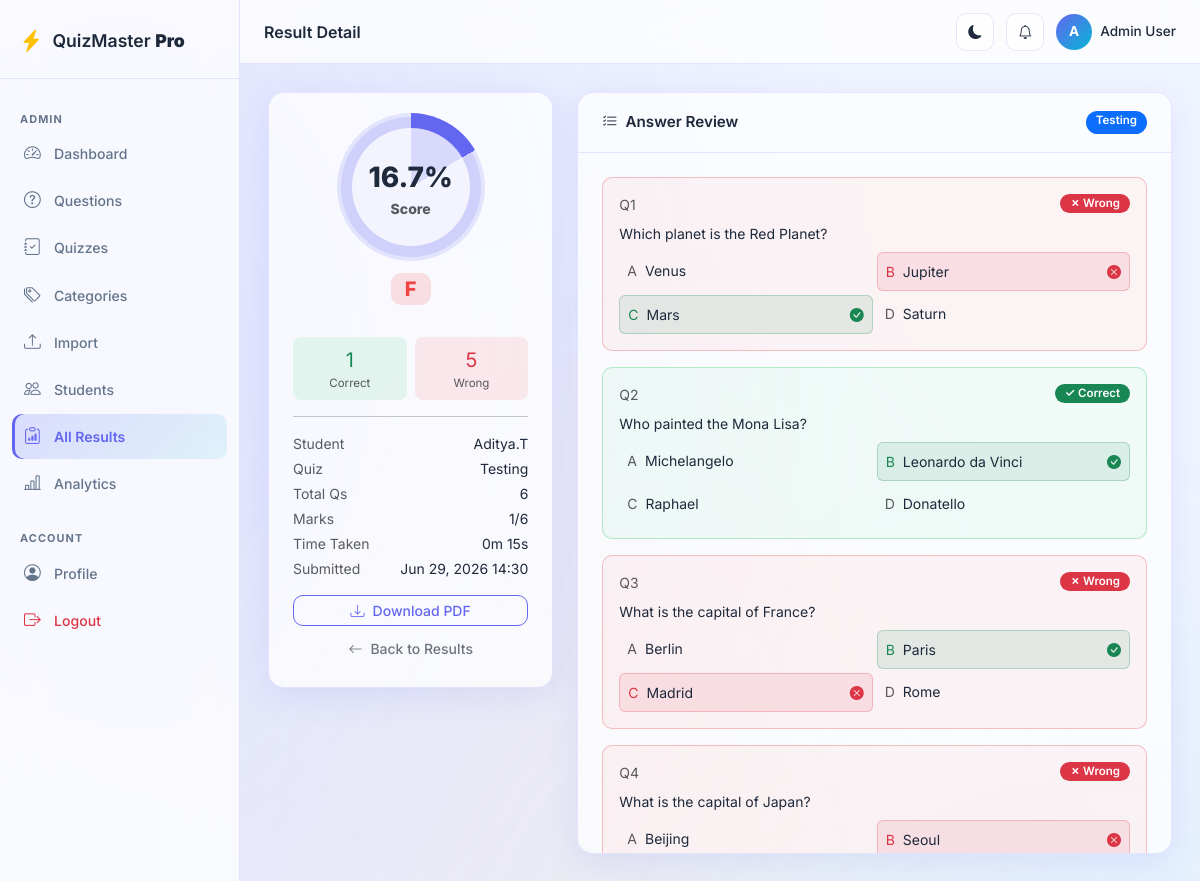
The app's page /admin/results/2 (signed in) with its own data.
### app/models/user.py (models this page shows, shortened)
class User(UserMixin, db.Model):
    __tablename__ = 'users'
    id = db.Column(db.Integer, primary_key=True)
    username = db.Column(db.String(80), unique=True, nullable=False, index=True)
    email = db.Column(db.String(120), unique=True, nullable=False, index=True)
    password_hash = db.Column(db.String(255), nullable=False)
    role = db.Column(db.String(20), nullable=False, default='student')  # 'admin' or 'student'
    full_name = db.Column(db.String(150), nullable=True)
    avatar = db.Column(db.String(255), nullable=True)
    is_active = db.Column(db.Boolean, default=True)
    created_at = db.Column(db.DateTime, default=datetime.utcnow)
    last_login = db.Column(db.DateTime, nullable=True)
    results = db.relationship('Result', backref='student', lazy='dynamic', cascade='all, delete-orphan')
    student_answers = db.relationship('StudentAnswer', backref='student', lazy='dynamic', cascade='all, delete-orphan')
    @property
    def is_admin(self):
        return self.role == 'admin'

### app/models/quiz.py (models this page shows, shortened)
class Result(db.Model):
    __tablename__ = 'results'
    id = db.Column(db.Integer, primary_key=True)
    student_id = db.Column(db.Integer, db.ForeignKey('users.id'), nullable=False)
    quiz_id = db.Column(db.Integer, db.ForeignKey('quizzes.id'), nullable=False)
    total_questions = db.Column(db.Integer, nullable=False)
    correct_answers = db.Column(db.Integer, nullable=False, default=0)
    wrong_answers = db.Column(db.Integer, nullable=False, default=0)
    marks_obtained = db.Column(db.Float, nullable=False, default=0)
    percentage = db.Column(db.Float, nullable=False, default=0)
    grade = db.Column(db.String(5), nullable=False, default='F')
    time_taken = db.Column(db.Integer, nullable=True)  # seconds
    submitted_at = db.Column(db.DateTime, default=datetime.utcnow)
    answers = db.relationship('StudentAnswer', backref='result', lazy='dynamic', cascade='all, delete-orphan')

class Quiz(db.Model):
    __tablename__ = 'quizzes'
    id = db.Column(db.Integer, primary_key=True)
    title = db.Column(db.String(200), nullable=False)
    description = db.Column(db.Text, nullable=True)
    category_id = db.Column(db.Integer, db.ForeignKey('categories.id'), nullable=False)
    num_questions = db.Column(db.Integer, nullable=False, default=10)
    time_limit = db.Column(db.Integer, nullable=False, default=30)  # minutes
    is_published = db.Column(db.Boolean, default=False)
    pass_percentage = db.Column(db.Float, default=50.0)
    created_by = db.Column(db.Integer, db.ForeignKey('users.id'), nullable=False)
    created_at = db.Column(db.DateTime, default=datetime.utcnow)
    updated_at = db.Column(db.DateTime, default=datetime.utcnow, onupdate=datetime.utcnow)
    quiz_questions = db.relationship('QuizQuestion', backref='quiz', lazy='dynamic', cascade='all, delete-orphan')
    results = db.relationship('Result', backref='quiz', lazy='dynamic', cascade='all, delete-orphan')
    creator = db.relationship('User', foreign_keys=[created_by])

class StudentAnswer(db.Model):
    __tablename__ = 'student_answers'
    id = db.Column(db.Integer, primary_key=True)
    student_id = db.Column(db.Integer, db.ForeignKey('users.id'), nullable=False)
    result_id = db.Column(db.Integer, db.ForeignKey('results.id'), nullable=False)
    question_id = db.Column(db.Integer, db.ForeignKey('questions.id'), nullable=False)
    selected_answer = db.Column(db.String(1), nullable=True)  # null = skipped
    is_correct = db.Column(db.Boolean, nullable=False, default=False)
    answered_at = db.Column(db.DateTime, default=datetime.utcnow)

### app/models/question.py (models this page shows, shortened)
class Question(db.Model):
    __tablename__ = 'questions'
    id = db.Column(db.Integer, primary_key=True)
    question_text = db.Column(db.Text, nullable=False)
    option_a = db.Column(db.String(500), nullable=False)
    option_b = db.Column(db.String(500), nullable=False)
    option_c = db.Column(db.String(500), nullable=False)
    option_d = db.Column(db.String(500), nullable=False)
    correct_answer = db.Column(db.String(1), nullable=False)  # 'A', 'B', 'C', or 'D'
    explanation = db.Column(db.Text, nullable=True)
    difficulty = db.Column(db.String(20), default='medium')  # easy, medium, hard
    category_id = db.Column(db.Integer, db.ForeignKey('categories.id'), nullable=False)
    created_at = db.Column(db.DateTime, default=datetime.utcnow)
    updated_at = db.Column(db.DateTime, default=datetime.utcnow, onupdate=datetime.utcnow)
    quiz_questions = db.relationship('QuizQuestion', backref='question', lazy='dynamic', cascade='all, delete-orphan')
    student_answers = db.relationship('StudentAnswer', backref='question', lazy='dynamic', cascade='all, delete-orphan')

### app/routes/admin.py (the view)
@admin_bp.route('/results/<int:result_id>')
@admin_required
def view_result(result_id):
    from app.models.quiz import Result
    result  = Result.query.get_or_404(result_id)
    answers = result.answers.all()
    return render_template('admin/result_detail.html', result=result, answers=answers)

### app/context_processors.py (called while the page is built)
def inject_notifications():
    if current_user.is_authenticated:
        try:
            from app.services.notification_service import NotificationService
            count = NotificationService.unread_count(current_user.id)
            recent = NotificationService.get_unread(current_user.id, limit=5)
            return {
                'notif_count': count,
                'recent_notifs': recent,
            }
        except Exception:
            pass
    return {'notif_count': 0, 'recent_notifs': []}

def inject_globals():
    from datetime import datetime
    return {
        'app_name': 'QuizMaster Pro',
        'app_version': '1.0',
        'current_year': datetime.utcnow().year,
    }

### app/models/user.py (called while the page is built)
@login_manager.user_loader
def load_user(user_id):
    return User.query.get(int(user_id))

### app/routes/admin.py (called while the page is built)
def admin_required(f):
    @wraps(f)
    def decorated(*args, **kwargs):
        if not current_user.is_authenticated or not current_user.is_admin:
            flash('Admin access required.', 'danger')
            return redirect(url_for('auth.login'))
        return f(*args, **kwargs)
    return login_required(decorated)

### app/services/notification_service.py (called while the page is built)
    @staticmethod
    def get_unread(user_id: int, limit: int = 10):
        return (Notification.query
                .filter_by(user_id=user_id, is_read=False)
                .order_by(Notification.created_at.desc())
                .limit(limit).all())

    @staticmethod
    def unread_count(user_id: int) -> int:
        return Notification.query.filter_by(user_id=user_id, is_read=False).count()

### app/utils/helpers.py (called while the page is built)
def format_duration(seconds: int) -> str:
    if not seconds:
        return '—'
    seconds = int(seconds)
    if seconds < 3600:
        m, s = divmod(seconds, 60)
        return f'{m}m {s}s'
    h, remainder = divmod(seconds, 3600)
    m, s = divmod(remainder, 60)
    return f'{h}h {m}m {s}s'

### app/templates/admin/result_detail.html (shortened to what this page needs)
{% extends "base.html" %}
{% block page_title %}Result Detail{% endblock %}
{% block content %}
<div class="row g-4">
  <div class="col-lg-4 animate-in">
    <div class="glass-card">
      <div class="card-body text-center py-4">
        <div class="score-circle mx-auto mb-3"
             style="--pct:{{ result.percentage }}%;width:140px;height:140px;
                    border-radius:50%;display:flex;flex-direction:column;
                    align-items:center;justify-content:center;
                    background:conic-gradient(var(--primary) {{ result.percentage }}%, var(--border) 0)">
          <div style="background:var(--surface);width:118px;height:118px;border-radius:50%;
                      display:flex;flex-direction:column;align-items:center;justify-content:center">
            <div class="fw-800 fs-3">{{ result.percentage|round(1) }}%</div>
            <div class="text-muted small">Score</div>
          </div>
        </div>
        <span class="badge badge-grade grade-{{ result.grade }} fs-5 mb-3">{{ result.grade }}</span>
        <div class="row g-2 text-start mt-2">
          <div class="col-6">
            <div class="p-2 rounded-3 text-center" style="background:rgba(34,197,94,0.1)">
              <div class="fw-800 text-success fs-5">{{ result.correct_answers }}</div>
              <div class="text-muted" style="font-size:0.72rem">Correct</div>
            </div>
          </div>
          <div class="col-6">
            <div class="p-2 rounded-3 text-center" style="background:rgba(239,68,68,0.1)">
              <div class="fw-800 text-danger fs-5">{{ result.wrong_answers }}</div>
              <div class="text-muted" style="font-size:0.72rem">Wrong</div>
            </div>
          </div>
        </div>
        <hr>
        <div class="text-start small">
          <div class="d-flex justify-content-between mb-1">
            <span class="text-muted">Student</span>
            <span class="fw-600">{{ result.student.full_name or result.student.username }}</span>
          </div>
          <div class="d-flex justify-content-between mb-1">
            <span class="text-muted">Quiz</span>
            <span class="fw-600">{{ result.quiz.title|truncate(20) }}</span>
          </div>
          <div class="d-flex justify-content-between mb-1">
            <span class="text-muted">Total Qs</span>
            <span>{{ result.total_questions }}</span>
          </div>
          <div class="d-flex justify-content-between mb-1">
            <span class="text-muted">Marks</span>
            <span>{{ result.marks_obtained|int }}/{{ result.total_questions }}</span>
          </div>
          {% if result.time_taken %}
          <div class="d-flex justify-content-between mb-1">
            <span class="text-muted">Time Taken</span>
            <span>{{ result.time_taken | duration }}</span>
          </div>
          {% endif %}
          <div class="d-flex justify-content-between">
            <span class="text-muted">Submitted</span>
            <span>{{ result.submitted_at.strftime('%b %d, %Y %H:%M') }}</span>
          </div>
        </div>
        <div class="mt-3">
          <a href="{{ url_for('student.download_result_pdf', result_id=result.id) }}"
             class="btn btn-outline-primary btn-sm w-100">
            <i class="bi bi-download me-2"></i>Download PDF
          </a>
          <a href="{{ url_for('admin.all_results') }}"
             class="btn btn-outline-secondary btn-sm w-100 mt-2">
            <i class="bi bi-arrow-left me-2"></i>Back to Results
          </a>
        </div>
      </div>
    </div>
  </div>
  <div class="col-lg-8 animate-in">
    <div class="glass-card h-100">
      <div class="card-header d-flex justify-content-between">
        <span><i class="bi bi-list-check me-2"></i>Answer Review</span>
        <span class="badge bg-primary">{{ result.quiz.title|truncate(25) }}</span>
      </div>
      <div class="card-body" style="max-height:700px;overflow-y:auto">
        {% for sa in answers %}
        {% set q = sa.question %}
        <div class="answer-item {{ 'correct' if sa.is_correct else 'wrong' }} mb-3">
          <div class="d-flex justify-content-between align-items-start mb-2">
            <span class="fw-700 small text-muted">Q{{ loop.index }}</span>
            <span class="badge {{ 'bg-success' if sa.is_correct else 'bg-danger' }}">
              {{ '✓ Correct' if sa.is_correct else '✗ Wrong' }}
            </span>
          </div>
          <p class="fw-600 small mb-2">{{ q.question_text }}</p>
          <div class="row g-1 small">
            {% for letter, text in [('A',q.option_a),('B',q.option_b),('C',q.option_c),('D',q.option_d)] %}
            <div class="col-md-6">
              <div class="d-flex align-items-center gap-2 p-2 rounded-2
                {% if letter == q.correct_answer %}bg-success bg-opacity-10 border border-success border-opacity-25
                {% elif sa.selected_answer == letter and not sa.is_correct %}bg-danger bg-opacity-10 border border-danger border-opacity-25
                {% endif %}">
                <span class="fw-700 {% if letter==q.correct_answer %}text-success{% elif sa.selected_answer==letter and not sa.is_correct %}text-danger{% else %}text-muted{% endif %}">{{ letter }}</span>
                <span>{{ text }}</span>
                {% if letter == q.correct_answer %}<i class="bi bi-check-circle-fill text-success ms-auto"></i>
                {% elif sa.selected_answer == letter and not sa.is_correct %}<i class="bi bi-x-circle-fill text-danger ms-auto"></i>{% endif %}
              </div>
            </div>
            {% endfor %}
          </div>
        </div>
        {% endfor %}
      </div>
    </div>
  </div>
</div>
{% endblock %}

### app/templates/base.html (shortened to what this page needs)
<!DOCTYPE html>
<html lang="en" data-theme="light">
<head>
  <link rel="stylesheet" href="https://cdnjs.cloudflare.com/ajax/libs/bootstrap/5.3.3/css/bootstrap.min.css"/>
  <link rel="stylesheet" href="https://cdnjs.cloudflare.com/ajax/libs/bootstrap-icons/1.11.3/font/bootstrap-icons.min.css"/>
  <link rel="stylesheet" href="{{ url_for('static', filename='css/main.css') }}"/>
  <link rel="stylesheet" href="{{ url_for('static', filename='css/password_strength.css') }}"/>
</head>
<body>
{% if current_user.is_authenticated %}
<div class="sidebar" id="sidebar">
  <div class="sidebar-brand">
    <i class="bi bi-lightning-charge-fill text-warning"></i>
    <span>QuizMaster <strong>Pro</strong></span>
  </div>
  <nav class="sidebar-nav">
    {% if current_user.is_admin %}
    <div class="nav-section-label">Admin</div>
    <a href="{{ url_for('admin.dashboard') }}" class="nav-link {% if request.endpoint == 'admin.dashboard' %}active{% endif %}"><i class="bi bi-speedometer2"></i><span>Dashboard</span></a>
    <a href="{{ url_for('admin.questions') }}" class="nav-link {% if 'question' in (request.endpoint or '') %}active{% endif %}"><i class="bi bi-question-circle"></i><span>Questions</span></a>
    <a href="{{ url_for('admin.quizzes') }}" class="nav-link {% if request.endpoint in ['admin.quizzes','admin.create_quiz'] %}active{% endif %}"><i class="bi bi-journal-check"></i><span>Quizzes</span></a>
    <a href="{{ url_for('admin.categories') }}" class="nav-link {% if 'categor' in (request.endpoint or '') %}active{% endif %}"><i class="bi bi-tags"></i><span>Categories</span></a>
    <a href="{{ url_for('admin.import_questions') }}" class="nav-link {% if 'import' in (request.endpoint or '') %}active{% endif %}"><i class="bi bi-upload"></i><span>Import</span></a>
    <a href="{{ url_for('admin.students') }}" class="nav-link {% if request.endpoint == 'admin.students' %}active{% endif %}"><i class="bi bi-people"></i><span>Students</span></a>
    <a href="{{ url_for('admin.all_results') }}" class="nav-link {% if request.endpoint in ['admin.all_results','admin.view_result'] %}active{% endif %}"><i class="bi bi-clipboard-data"></i><span>All Results</span></a>
    <a href="{{ url_for('admin.analytics') }}" class="nav-link {% if request.endpoint == 'admin.analytics' %}active{% endif %}"><i class="bi bi-bar-chart-line"></i><span>Analytics</span></a>
    {% endif %}
    <div class="nav-section-label mt-3">Account</div>
    <a href="{{ url_for('auth.profile') }}" class="nav-link {% if request.endpoint == 'auth.profile' %}active{% endif %}"><i class="bi bi-person-circle"></i><span>Profile</span></a>
    <a href="{{ url_for('auth.logout') }}" class="nav-link text-danger"><i class="bi bi-box-arrow-right"></i><span>Logout</span></a>
  </nav>
</div>
<div class="main-content" id="mainContent">
  <div class="topbar">
    <div class="topbar-title">{% block page_title %}{% endblock %}</div>
    <div class="topbar-right">
      <button class="btn btn-icon" id="darkModeToggle"><i class="bi bi-moon-fill" id="darkModeIcon"></i></button>
      <div class="position-relative" id="notifBellWrap">
        <button class="btn btn-icon" id="notifBell" title="Notifications">
          <i class="bi bi-bell"></i>
        </button>
      </div>
      <div class="user-badge">
        <div class="user-avatar">{{ current_user.full_name[0].upper() if current_user.full_name else current_user.username[0].upper() }}</div>
        <span class="d-none d-md-inline">{{ current_user.full_name or current_user.username }}</span>
      </div>
    </div>
  </div>
  <div class="page-content">
    {% block content %}{% endblock %}
  </div>
</div>
{% endif %}
</body>
</html>

### records on screen
User: full_name "A", full_name "Admin User"
Result: percentage "16.7", grade "F", correct_answers "1", wrong_answers "5", total_questions "6", marks_obtained "1", time_taken|duration "0m 15s", submitted_at "Jun 29, 2026 14:30"
User: student "Aditya.T"
Quiz: quiz "Testing"
StudentAnswer: is_correct "✗ Wrong"
Question: question_text "Which planet is the Red Planet?", letter "A", option_a "Venus", letter "B", option_b "Jupiter", correct_answer "C", option_c "Mars", letter "D", option_d "Saturn"
StudentAnswer: is_correct "✓ Correct"
Question: question_text "Who painted the Mona Lisa?", letter "A", option_a "Michelangelo", correct_answer "B", option_b "Leonardo da Vinci", letter "C", option_c "Raphael", letter "D", option_d "Donatello"
StudentAnswer: is_correct "✗ Wrong"
Question: question_text "What is the capital of France?", letter "A", option_a "Berlin", correct_answer "B", option_b "Paris", letter "C", option_c "Madrid", letter "D", option_d "Rome"
StudentAnswer: is_correct "✗ Wrong"
Question: question_text "What is the capital of Japan?", letter "A", option_a "Beijing", letter "B", option_b "Seoul", correct_answer "C" (drawn)
